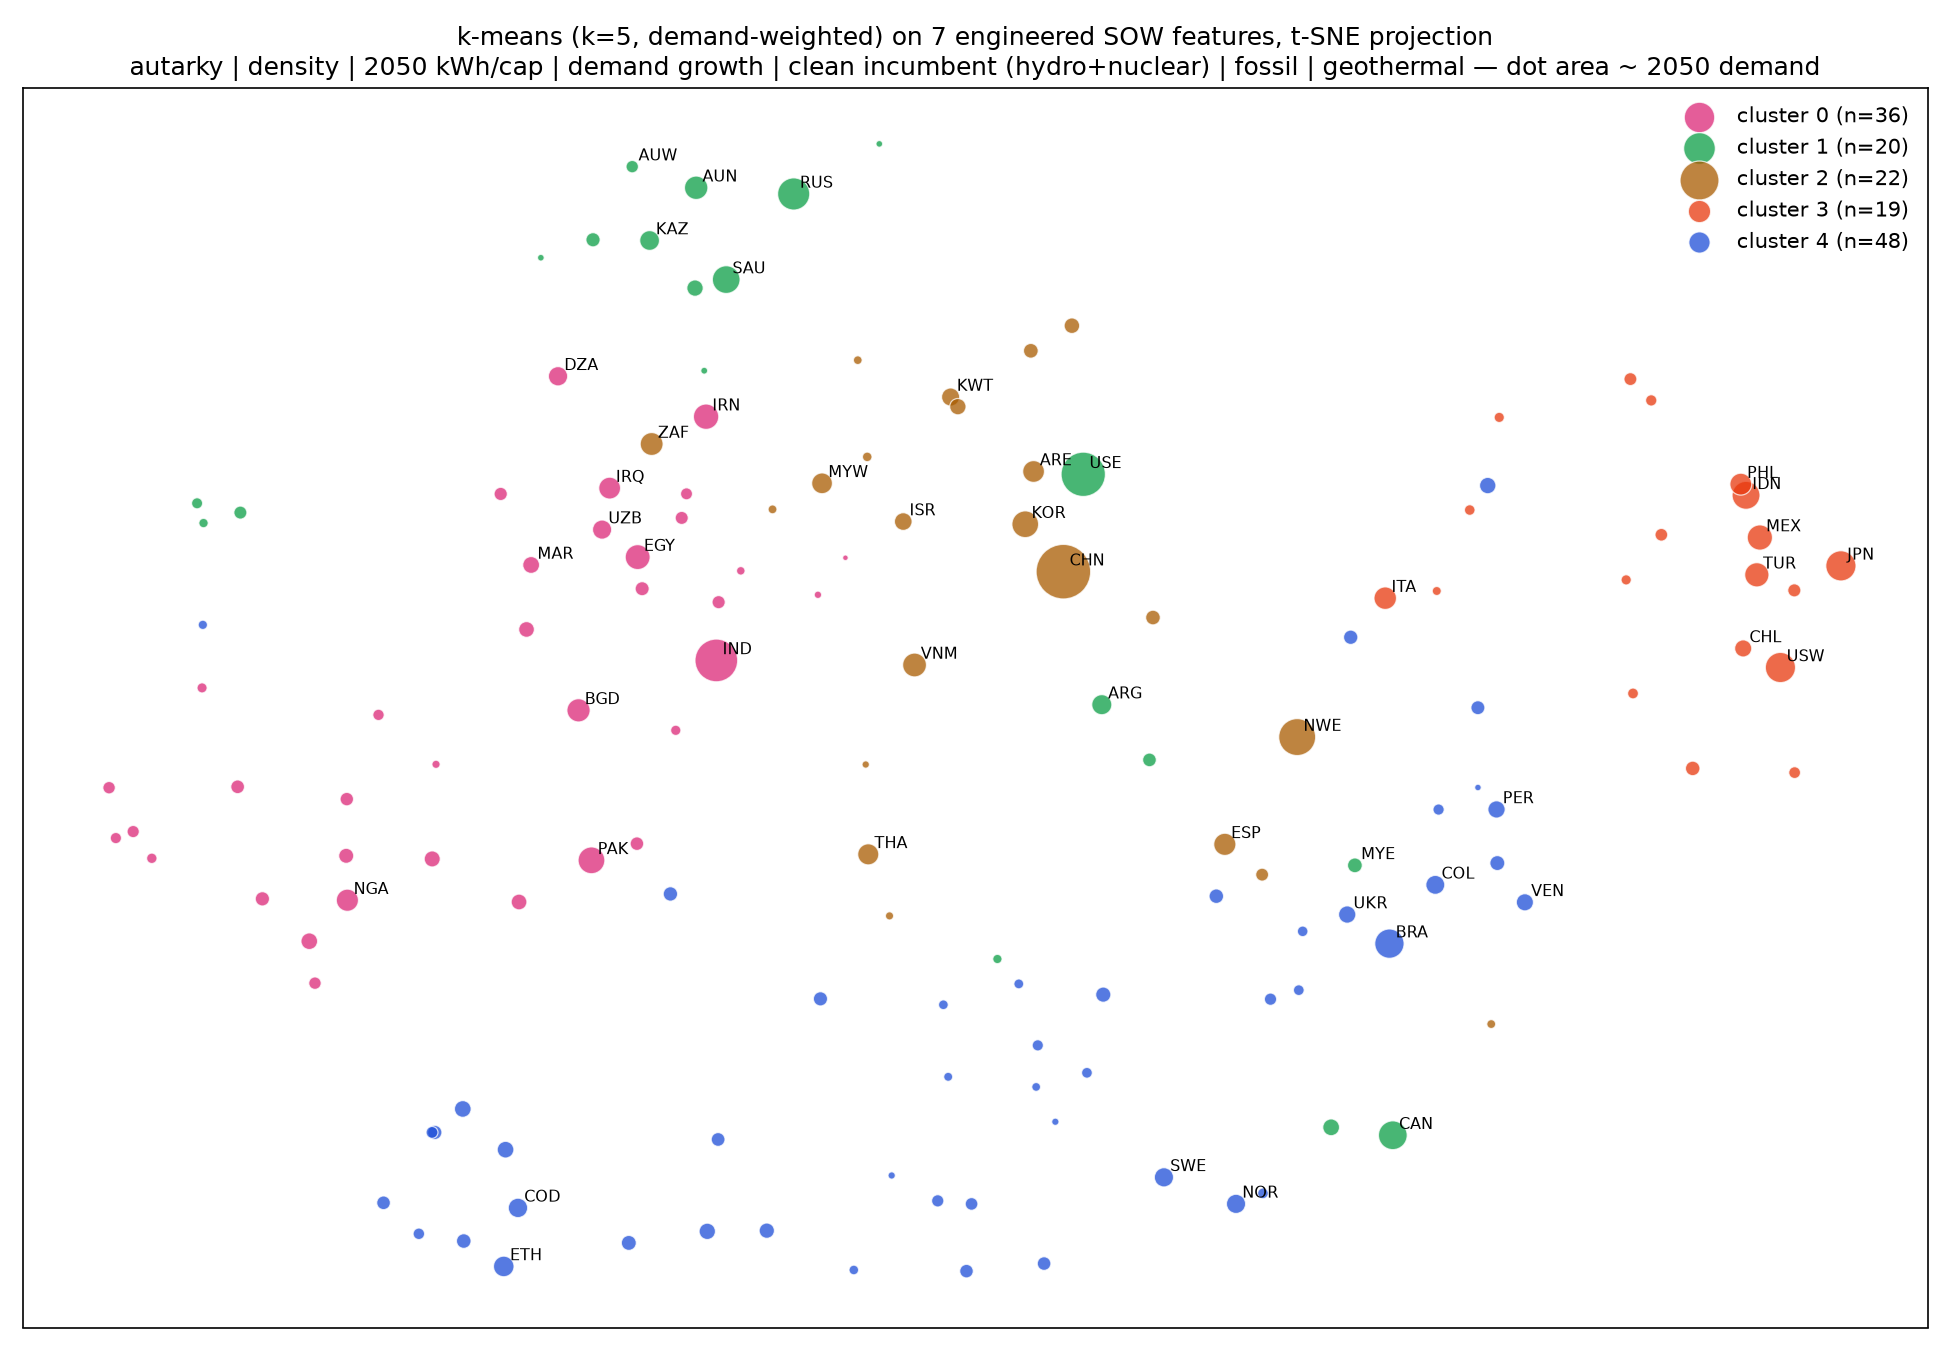

This figure's Python source:
"""Unsupervised cross-check of the rule-based archetypes: k-means + t-SNE.

Clusters the grids of country_features.csv into 5 groups from seven
engineered features (v2 - the first draft used signed import share and
hydro-only, which lumped US East / China / India into one dense-fossil blob
and stranded nuclear grids):

    autarky 0-1                     (1 at zero trade - highlights the LACK
                                     of import/export, not its direction)
    log10 population density        (land constraint)
    log10 expected 2050 kWh/capita  (wealth / demand volume, forward-looking)
    log2 demand growth to 2050      (India 1.24 vs US East 0.61 vs China 0.31
                                     - the axis that separates the giants)
    clean incumbent share           (hydro + nuclear % - gives France a home,
                                     pulls Canada toward the clean group;
                                     labelled "clean" not "clean-firm": for
                                     investment per tonne displaced the clean
                                     aspect matters more than the firm one)
    fossil share of generation      (brownfield)
    geothermal potential 0-1        (same scalar as classify.py: installed
                                     capacity / EGS share / T at 5 km)

K-means runs in the standardized 6-D feature space; t-SNE is used ONLY to
project that space to 2-D for the plot (clustering on t-SNE coordinates
directly is unstable). Micro grids (< 1 TWh demand) are excluded - they are
mostly data-poor islands and would smear the picture.

The k-means is fitted on the national rows (build/features_my.csv) so the
clusters do not depend on which countries are modelled together; the merged
North-West Europe row of country_features.csv (merge_nwe.py) is then folded
into its nearest cluster and replaces its members in the output.

Standalone experiment - deliberately NOT part of the Snakefile DAG, does not
touch country_features.csv or the rule-based classification (but needs the
pipeline's build/features_my.csv).

Run:  models/priam-myopic/.pixi/envs/default/bin/python cluster_tsne.py
Output: cluster_tsne.png + cluster memberships on stdout.
"""

from pathlib import Path

import matplotlib
matplotlib.use("Agg")
import matplotlib.pyplot as plt
import numpy as np
import pandas as pd
from sklearn.cluster import KMeans
from sklearn.manifold import TSNE
from sklearn.preprocessing import StandardScaler

HERE = Path(__file__).parent
SEED = 0


def ramp(x, lo, hi):
    return np.clip((x - lo) / (hi - lo), 0.0, 1.0)


# The k-means is fitted on the NATIONAL rows (build/features_my.csv, the pipeline state before
# merge_nwe.py) so the world's cluster statistics do not depend on which countries are modelled
# together; the merged North-West Europe row of country_features.csv is folded in afterwards
# (nearest centroid) and replaces its twelve members in everything displayed.
MERGED = {"NWE": ["IRL", "GBR", "FRA", "BEL", "NLD", "LUX", "DEU", "DNK", "CHE", "AUT", "CZE", "POL"]}   # as in merge_nwe.py
NATIONAL = HERE / "build" / "features_my.csv"
if not NATIONAL.exists():
    raise SystemExit(f"{NATIONAL} missing - run the pipeline (snakemake -c1) first")

df = pd.read_csv(NATIONAL)
df = df[df["demand_twh"] >= 1].copy()          # drop micro grids


def make_feats(df):
    return pd.DataFrame({
        "autarky": 1 - ramp(df["net_import_share_pct"].fillna(0).abs(), 0, 20),
        "log_density": np.log10(df["pop_density_per_km2"].clip(lower=1)),
        "log_kwh_pc_2050": np.log10(df["demand_kwh_per_capita_2050"]),
        "demand_growth": np.log2(df["demand_twh_2050"] / df["demand_twh"]),
        "clean_firm_share": (df["share_hydro_pct"].fillna(0)
                             + df["share_nuclear_pct"].fillna(0)),
        "fossil_share": df["share_fossil_pct"].fillna(0),
        "geo_potential": (
            0.5 * np.maximum(ramp(np.log10(df["geothermal_capacity_mw"] + 1), 1, 3.3),
                             ramp(df["egs_suitable_share"], 0.05, 0.5))
            + 0.5 * ramp(df["t5km_p90_c"], 150, 300)),
    }, index=df.index)


feats = make_feats(df)
ok = feats.notna().all(axis=1)
feats, df = feats[ok], df[ok]

scaler = StandardScaler().fit(feats)
X = scaler.transform(feats)
# weight by expected 2050 demand: clusters partition TWh, not country count
# (unweighted, US East / China / India all collapse into one fossil blob
# because 45 mid-size fossil countries define that centroid)
km = KMeans(n_clusters=5, n_init=25, random_state=SEED).fit(
    X, sample_weight=df["demand_twh_2050"].values)
df["cluster"] = km.labels_

# stable-ish cluster naming: order clusters by mean fossil share
order = (feats.assign(c=km.labels_).groupby("c")["fossil_share"].mean()
         .sort_values(ascending=False).index)
rank = {c: i for i, c in enumerate(order)}
df["cluster"] = df["cluster"].map(rank)

# manual overrides, value = anchor grid whose cluster the key joins.
# IRN: heavily subsidized tariffs push consumption to ~3,900 kWh/cap, which
# reads as wealth and lands Iran in the dense-rich cluster; economically it
# belongs with the fast-growing fossil group (India et al.)
OVERRIDES = {"IRN": "IND"}
km_lab = km.labels_.copy()   # original labels, kept in sync for proximity
for o_iso3, o_anchor in OVERRIDES.items():
    p = np.flatnonzero(df["iso3"].values == o_iso3)
    a = np.flatnonzero(df["iso3"].values == o_anchor)
    df.iloc[p, df.columns.get_loc("cluster")] = df["cluster"].values[a[0]]
    km_lab[p] = km_lab[a[0]]

# fold the merged regions in: nearest centroid in z-space, members dropped
final = pd.read_csv(HERE / "country_features.csv")
mrow = final[final["iso3"].isin(MERGED)].copy()
mfeats = make_feats(mrow)
mX = scaler.transform(mfeats)
mlab = np.argmin(np.linalg.norm(mX[:, None, :] - km.cluster_centers_[None], axis=2), axis=1)
for i3, lab, mem in zip(mrow["iso3"], mlab, MERGED.values()):
    was = df[df["iso3"].isin(mem)].set_index("iso3")["cluster"]
    print(f"{i3} -> cluster {rank[lab]} (members were: "
          + ", ".join(f"{k} {v}" for k, v in was.items()) + ")")
members = [i for mem in MERGED.values() for i in mem]
keep = ~df["iso3"].isin(members).values
mrow["cluster"] = [rank[l] for l in mlab]
df = pd.concat([df[keep], mrow], ignore_index=True)
feats = pd.concat([feats[keep], mfeats], ignore_index=True)
X = np.vstack([X[keep], mX])
km_lab = np.concatenate([km_lab[keep], mlab])

xy = TSNE(n_components=2, perplexity=30, init="pca",
          random_state=SEED).fit_transform(X)

# same colours as the k_* archetypes in land-grid-map/data/archetypes.js, in CLUSTER_IDS order
COLORS = ["#DB2777", "#0B9E45", "#A85B00", "#E8380D", "#1D4ED8"]

fig, ax = plt.subplots(figsize=(13, 9))
size = 6 * np.sqrt(df["demand_twh_2050"])
for c in range(5):
    m = df["cluster"] == c
    ax.scatter(xy[m.values, 0], xy[m.values, 1], s=size[m], c=COLORS[c],
               alpha=0.75, edgecolors="white", linewidths=0.6,
               label=f"cluster {c} (n={int(m.sum())})")

# label the large grids and all sub-national / merged rows
big = df["demand_twh_2050"].nlargest(45).index
subnat = df.index[df["iso3"].isin(
    ["USE", "USW", "AUN", "AUW", "MYW", "MYE", "NWE"])]
for i, idx in enumerate(df.index):
    if idx in big or idx in subnat:
        ax.annotate(df.at[idx, "iso3"],
                    (xy[i, 0], xy[i, 1]), fontsize=7.5,
                    xytext=(3, 3), textcoords="offset points")

ax.set_title("k-means (k=5, demand-weighted) on 7 engineered SOW features, "
             "t-SNE projection\nautarky | density | 2050 kWh/cap | demand "
             "growth | clean incumbent (hydro+nuclear) | fossil | geothermal — "
             "dot area ~ 2050 demand")
ax.legend(loc="best", frameon=False)
ax.set_xticks([]), ax.set_yticks([])
fig.tight_layout()
out = HERE / "cluster_tsne.png"
fig.savefig(out, dpi=150)
print(f"-> {out}")

print("\ncluster means (unscaled):")
print(feats.assign(c=df["cluster"]).groupby("c").mean().round(2).to_string())
print("\nmembers (by 2050 demand):")
total = df["demand_twh_2050"].sum()
for c in range(5):
    m = df[df["cluster"] == c].sort_values("demand_twh_2050", ascending=False)
    print(f"\n[{c}] n={len(m)}, {m['demand_twh_2050'].sum() / total * 100:.0f}%"
          f" of 2050 demand: " + ", ".join(m["iso3"].head(28))
          + (" ..." if len(m) > 28 else ""))

# --- land-grid-map data version --------------------------------------------------
# Writes land-grid-map/data/layers/clusters-v1.js: the five clusters as archetypes
# (ids k_* defined in land-grid-map/data/archetypes.js, listed in DISPLAY_ORDER), one random modelled grid per cluster, and totals for the legend bars.
import json

CLUSTER_IDS = ["k_growth", "k_sparse", "k_densefossil", "k_geo", "k_cleanfirm"]
# legend / bar order on the page: SOW §1.2 archetype order, with the islanded slot taken by
# the high-renewables-potential cluster (k_growth)
DISPLAY_ORDER = ["k_densefossil", "k_geo", "k_islanded", "k_growth", "k_cleanfirm", "k_sparse"]
# display-only archetypes (no cluster behind them): SOW archetypes carried by a single modelled
# grid that is re-labelled on the map, in the legend and in the share bars, but keeps its cluster
# in the t-SNE view. Value = the grid's iso3.
EXTRA_ARCHETYPES = {"k_islanded": "SGP"}
REGION_ROWS = {"USE", "USW", "AUN", "AUW", "MYW", "MYE", "NWE"}   # own geometry in regions.js
MODELLED_SEED = 0
MODELLED_MIN_AREA_KM2 = 50_000
OUT_LAYER = HERE / "land-grid-map" / "data" / "layers" / "clusters-v1.js"

iso = pd.read_csv(HERE / "data" / "iso3166.csv", dtype={"country-code": str})
m49 = dict(zip(iso["alpha-3"], iso["country-code"]))


def map_key(iso3):
    return iso3 if iso3 in REGION_ROWS else m49.get(iso3)


# proximity: closeness to the own centroid in the standardized feature space (1 = at
# the centroid, 0 = as far as the farthest member of any cluster)
cent = km.cluster_centers_[km_lab]
dist = np.linalg.norm(X - cent, axis=1)
df["proximity"] = np.clip(1 - dist / dist.max(), 0.05, 1.0).round(3)
df["cluster_id"] = df["cluster"].map(dict(enumerate(CLUSTER_IDS)))
# archetype shown on the map / legend / bars: the cluster, except for the display-only archetypes
df["display_id"] = df["cluster_id"]
for aid, i3 in EXTRA_ARCHETYPES.items():
    assert (df["iso3"] == i3).any(), f"{i3} not among the clustered grids"
    df.loc[df["iso3"] == i3, "display_id"] = aid

# power-sector CO2 per row from the rule-based table (same rows, same Ember source)
arch = pd.read_csv(HERE / "country_archetypes.csv")
em = dict(zip(arch["iso3"], arch["emissions_mt"]))
df["emissions_mt"] = df["iso3"].map(em)

countries = {}
for r in df.itertuples(index=False):
    key = map_key(r.iso3)
    if key is not None:
        countries[key] = {"archetype": r.display_id,
                          "proximity": 1.0 if r.display_id != r.cluster_id else float(r.proximity)}

# fixed choice per cluster (iso3 / grid code); None -> seeded random draw below
MODELLED_FIXED = {"k_growth": "IND", "k_sparse": "USE", "k_densefossil": "NWE",
                  "k_geo": "USW", "k_cleanfirm": "BRA"}
cluster_of = dict(zip(df["iso3"], df["cluster_id"]))
rng = np.random.default_rng(MODELLED_SEED)
modelled_iso3 = {}
for cid in CLUSTER_IDS:
    if MODELLED_FIXED and MODELLED_FIXED.get(cid):
        i3 = MODELLED_FIXED[cid]
        assert cluster_of.get(i3) == cid, f"fixed modelled grid {i3} is in {cluster_of.get(i3)}, not {cid}"
        modelled_iso3[cid] = i3
        continue
    pool = df[(df["cluster_id"] == cid) & (df["demand_twh"] >= 10)
              & df["iso3"].map(lambda x: map_key(x) is not None)
              & (df["land_area_km2"].fillna(0) >= MODELLED_MIN_AREA_KM2)]
    if pool.empty:
        pool = df[(df["cluster_id"] == cid) & df["iso3"].map(lambda x: map_key(x) is not None)]
    modelled_iso3[cid] = str(rng.choice(pool["iso3"].to_numpy()))
modelled_iso3.update(EXTRA_ARCHETYPES)
modelled = {cid: map_key(i3) for cid, i3 in modelled_iso3.items()}
names = dict(zip(df["iso3"], df["name"]))
modelled_names = ", ".join(f"{names[i3]} ({cid})" for cid, i3 in modelled_iso3.items())

QUANTITIES = {"population": "population", "demand_twh": "demand_twh", "emissions_mt": "emissions_mt"}
totals = {q: {cid: float(df.loc[df["display_id"] == cid, col].fillna(0).sum()) for cid in DISPLAY_ORDER}
          for q, col in QUANTITIES.items()}
mrows = df["iso3"].isin(modelled_iso3.values())
modelled_totals = {q: float(df.loc[mrows, col].fillna(0).sum()) for q, col in QUANTITIES.items()}
totals_meta = {
    "population": {"label": "Population", "unit": "people", "year": "2025", "source": "World Bank WDI 2025"},
    "demand_twh": {"label": "Electricity consumption", "unit": "TWh", "year": "2024/25 (latest available)",
                   "source": "Ember / UN energy statistics 2024"},
    "emissions_mt": {"label": "Power-sector CO₂", "unit": "MtCO₂", "year": "2024",
                     "source": "Ember yearly release 2024 (via country_archetypes.csv)"},
    "coverage": f"{len(df)} clustered grids (≥ 1 TWh demand), {int(df['emissions_mt'].notna().sum())} with emissions data",
}
# --- "Method" tab of the map: the clustering inputs per grid, so the page can show the feature
# profile of every grid (z-scores as fed to k-means, raw values for hovering), the cluster
# centroids and the t-SNE projection. Feature order = columns of `feats`.
FEATURE_META = [
    {"id": "autarky", "label": "Autarky", "unit": "0–1",
     "desc": "1 at zero electricity trade, 0 at |net imports| ≥ 20 % of demand. Measures the absence of "
             "interconnection, not its direction."},
    {"id": "log_density", "label": "Population density", "unit": "log10 people/km²",
     "desc": "log10 of people per km² of land (floored at 1). Proxy for land constraint on renewables."},
    {"id": "log_kwh_pc_2050", "label": "2050 kWh per capita", "unit": "log10 kWh/cap",
     "desc": "log10 of expected electricity consumption per person in 2050. Wealth and demand volume, "
             "forward-looking."},
    {"id": "demand_growth", "label": "Demand growth to 2050", "unit": "log2 ratio",
     "desc": "log2 of expected 2050 demand over today's demand: 0 = flat, 1 = doubling. The axis that "
             "separates India from US East from China."},
    {"id": "clean_firm_share", "label": "Clean incumbent share", "unit": "% of generation",
     "desc": "Hydro plus nuclear share of today's generation. Incumbent low-carbon supply — what "
             "matters for investment per tonne displaced is that it is clean, not how firm it is."},
    {"id": "fossil_share", "label": "Fossil share", "unit": "% of generation",
     "desc": "Coal, gas and oil share of today's generation. Brownfield."},
    {"id": "geo_potential", "label": "Geothermal potential", "unit": "0–1",
     "desc": "Half from max(installed geothermal capacity, EGS-suitable land share), half from the p90 "
             "temperature at 5 km depth (150–300 °C ramp). Same scalar as classify.py."},
]
assert [f["id"] for f in FEATURE_META] == list(feats.columns)


def fmt_num(v, nd=0):
    return "n/a" if pd.isna(v) else f"{v:,.{nd}f}"


def disp_row(r, f):
    """Human-readable raw value per feature for the hover tooltip."""
    imp = df.at[r, "net_import_share_pct"]
    return [
        f"{f[0]:.2f}  (net imports {fmt_num(imp)} % of demand)",
        f"{fmt_num(df.at[r, 'pop_density_per_km2'])} people/km²",
        f"{fmt_num(df.at[r, 'demand_kwh_per_capita_2050'])} kWh/cap in 2050",
        f"×{2 ** f[3]:.2f}  ({fmt_num(df.at[r, 'demand_twh'])} → {fmt_num(df.at[r, 'demand_twh_2050'])} TWh)",
        f"{f[4]:.0f} % hydro + nuclear",
        f"{f[5]:.0f} % fossil",
        f"{f[6]:.2f}  ({fmt_num(df.at[r, 'geothermal_capacity_mw'])} MW installed, "
        f"{df.at[r, 'egs_suitable_share'] * 100:.0f} % EGS-suitable, T@5 km p90 {fmt_num(df.at[r, 't5km_p90_c'])} °C)",
    ]


rows = []
for i, r in enumerate(df.index):
    f = feats.loc[r].to_numpy()
    rows.append({
        "key": map_key(df.at[r, "iso3"]), "iso3": df.at[r, "iso3"], "name": df.at[r, "name"],
        "cluster": df.at[r, "cluster_id"], "proximity": float(df.at[r, "proximity"]),
        "demand_twh": round(float(df.at[r, "demand_twh"]), 1),
        "demand_twh_2050": round(float(df.at[r, "demand_twh_2050"]), 1),
        "x": round(float(xy[i, 0]), 2), "y": round(float(xy[i, 1]), 2),
        "z": [round(float(v), 2) for v in X[i]],
        "disp": disp_row(r, f),
        "override": df.at[r, "iso3"] in OVERRIDES,
    })
# centroids in z-space, keyed by cluster id (rank order), from the k-means centres
inv_rank = {v: k for k, v in rank.items()}
centroids = {CLUSTER_IDS[c]: [round(float(v), 2) for v in km.cluster_centers_[inv_rank[c]]]
             for c in range(5)}
explain = {
    "kind": "kmeans",
    "features": FEATURE_META,
    "centroids": centroids,
    "rows": rows,
    "method": ("Each grid is described by seven engineered features, standardised to z-scores "
               "(0 = average grid, ±1 = one standard deviation). k-means (k = 5, 25 restarts, seed 0) "
               "partitions the grids in that 7-D space, weighting each grid by its expected 2050 demand "
               "so the clusters split TWh rather than country count. Clusters are named by mean fossil share. "
               "The t-SNE view on the right projects the same 7-D space to two dimensions for display only "
               "(perplexity 30, PCA init); distances within it are qualitative. Grids below 1 TWh are excluded."),
    "overrides": OVERRIDES,
}

layer = {
    "id": "clusters-v1",
    "name": "k-means clusters v1",
    "description": (
        "Unsupervised k-means (k=5, weighted by expected 2050 demand) on seven engineered "
        "features: autarky, population density, 2050 kWh per capita, demand growth to 2050, "
        "clean incumbent share, fossil share, geothermal potential (misc-quarter1/country-classification/cluster_tsne.py). "
        "Grids below 1 TWh are not clustered and appear grey. "
        + (f"Modelled grids: {modelled_names}." if MODELLED_FIXED else
           f"Modelled grids are a random placeholder draw (seed {MODELLED_SEED}): {modelled_names}.")),
    "archetypes": DISPLAY_ORDER,
    "modelled": modelled,
    "countries": countries,
    "totals": totals,
    "modelled_totals": modelled_totals,
    "totals_meta": totals_meta,
    "explain": explain,
}
OUT_LAYER.parent.mkdir(parents=True, exist_ok=True)
OUT_LAYER.write_text("// GENERATED by cluster_tsne.py — k-means cluster data version.\n"
                     "window.LAYERS = window.LAYERS || [];\n"
                     "window.LAYERS.push(" + json.dumps(layer, ensure_ascii=False, indent=1) + ");\n")
print(f"\n-> {OUT_LAYER} ({len(countries)} map grids); modelled: {modelled_names}")
